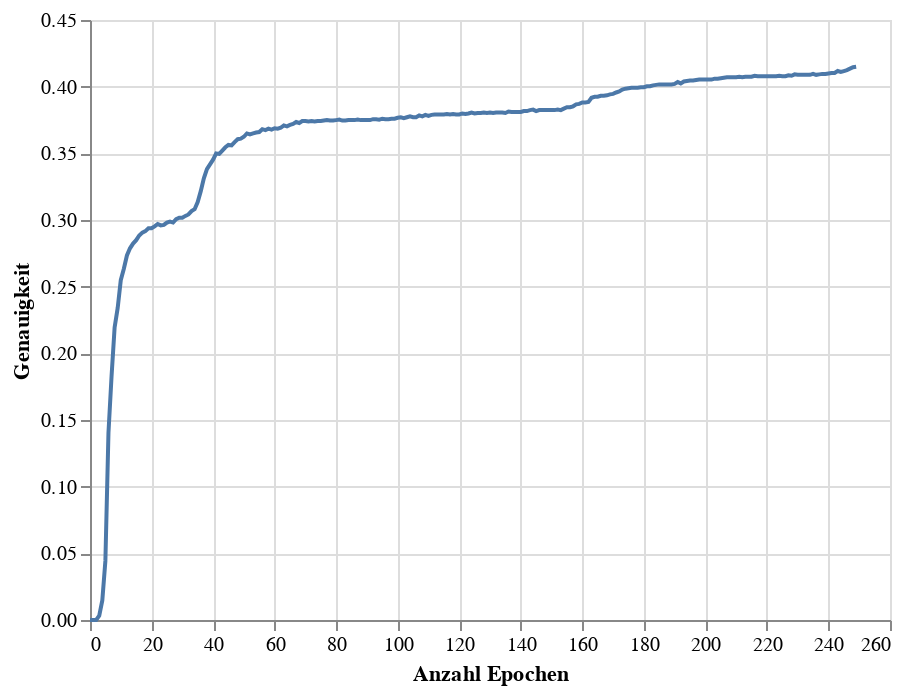

This figure's notebook cell:
### Code cell
accuracy_chart = alt.Chart(accuracy_df).mark_line().encode(
    x=alt.X('Epoch',title = 'Anzahl Epochen'),
    y=alt.Y('Accuracy', title = 'Genauigkeit')
)
accuracy_chart

### Figure 1 — Vega-Lite specification as saved in the notebook (floating-point values rounded to 4 significant figures; data arrays with more than 128 entries replaced by an {"elided": "..."} marker saying what was removed)
{"config": {"view": {"continuousWidth": 400, "continuousHeight": 300}}, "data": {"name": "data-965b3e838c7ee8f43bb52769c4bd3f34"}, "mark": "line", "encoding": {"x": {"field": "Epoch", "title": "Anzahl Epochen", "type": "quantitative"}, "y": {"field": "Accuracy", "title": "Genauigkeit", "type": "quantitative"}}, "$schema": "https://vega.github.io/schema/vega-lite/v4.17.0.json", "datasets": {"data-965b3e838c7ee8f43bb52769c4bd3f34": {"elided": "250 records"}}}
